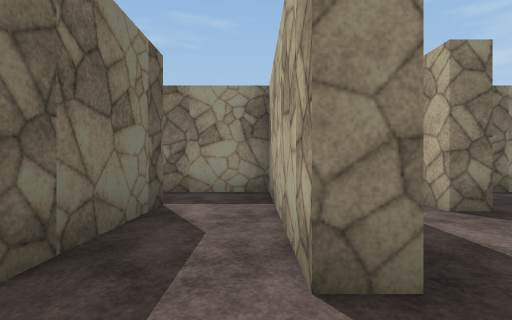
View 1 (above)

24 first-person views from a walk through a Unity game level. The camera is 1.2 m above the floor, looks level and sees 85° across. The floor is counted in squares, 2 m on a side. Each view is taken from the middle of a square. On the plan, view 1 faces up. The plan holds only what a view shows up to about 9 squares ahead; the rest is blank. The place goes on beyond the plan. The player is left out. Surface patterns are stand-ins for the level's own textures.

View 2
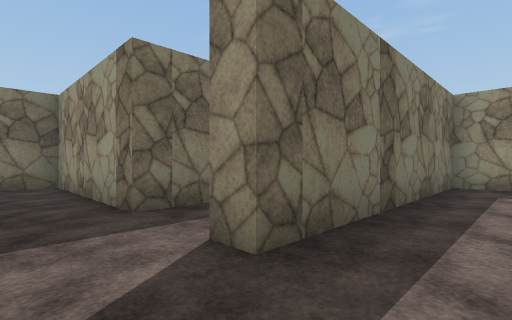

View 3
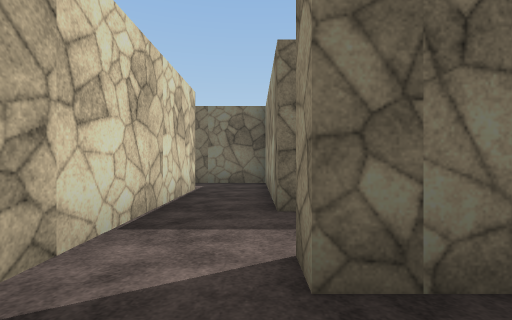

View 4
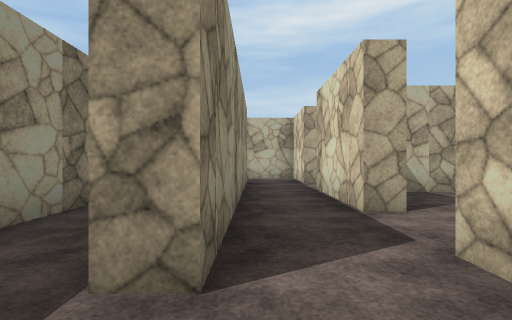

View 5
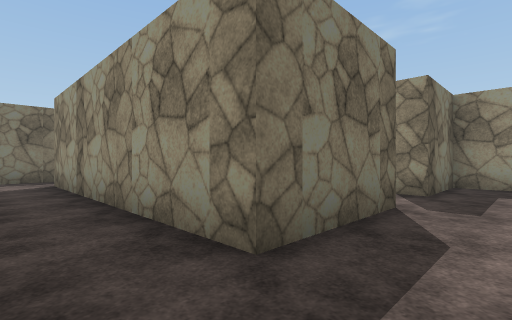

View 6
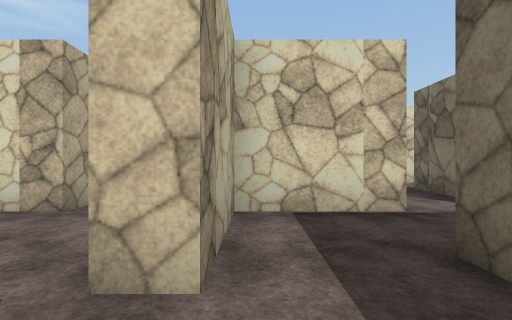

View 7
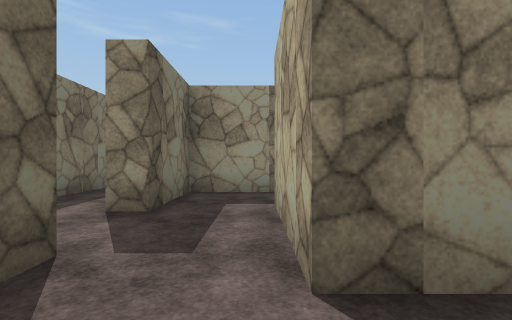

View 8
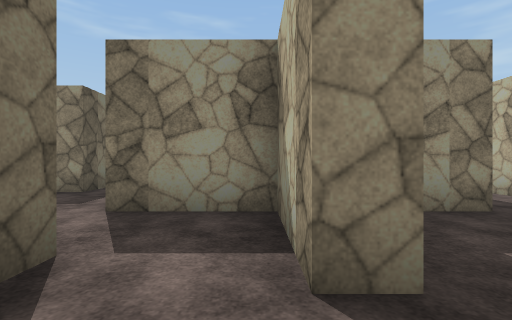

View 9
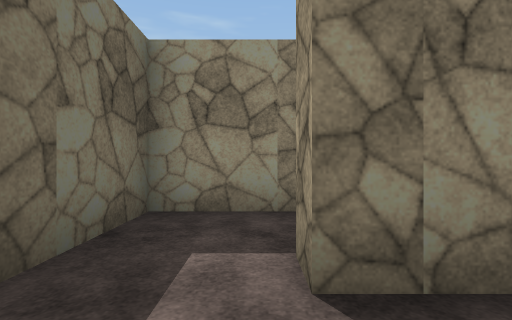

View 10
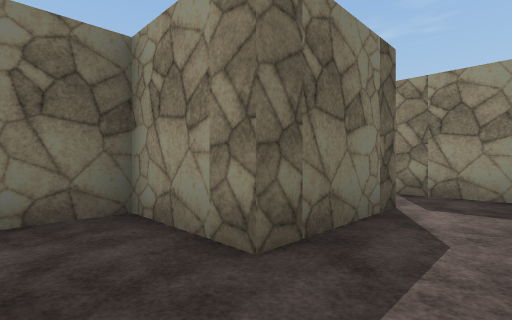

View 11
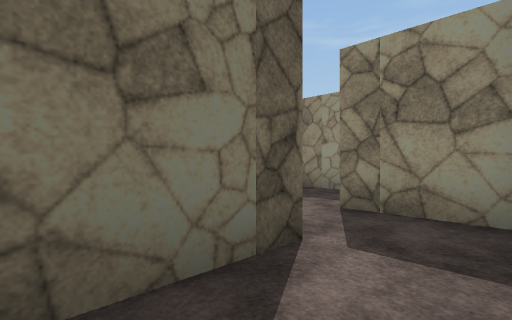

View 12
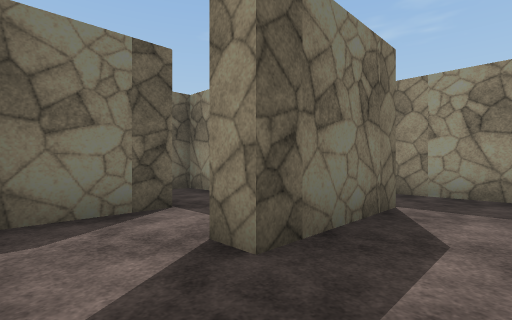

View 13
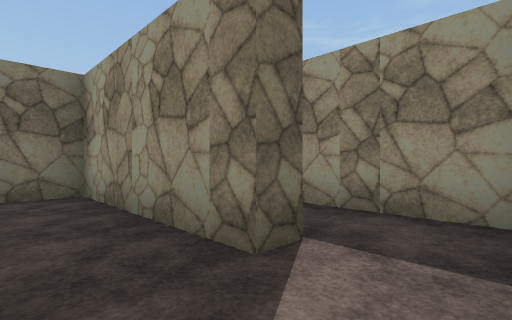

View 14
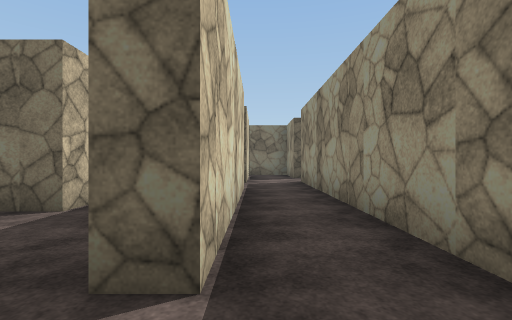

View 15
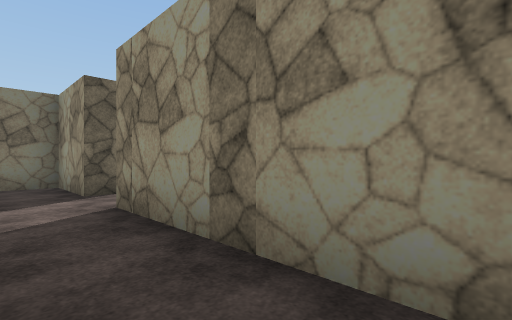

View 16
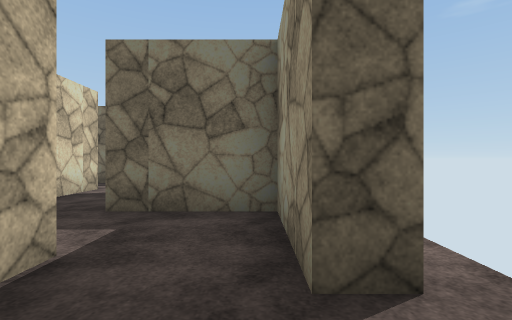

View 17
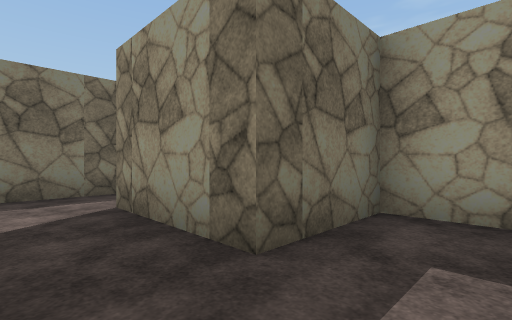

View 18
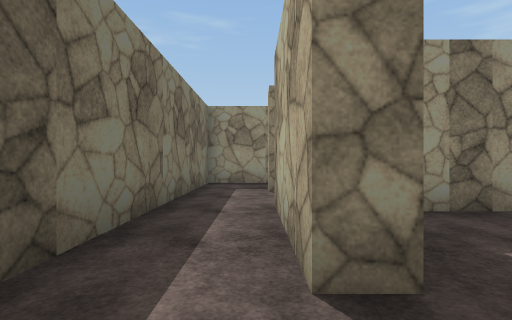

View 19
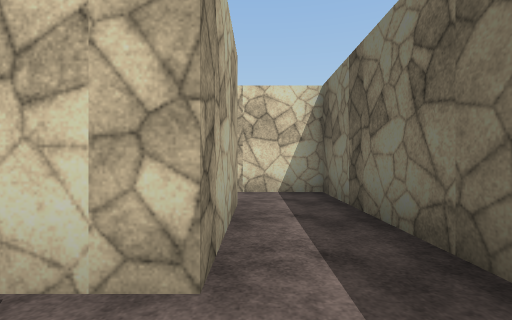

View 20
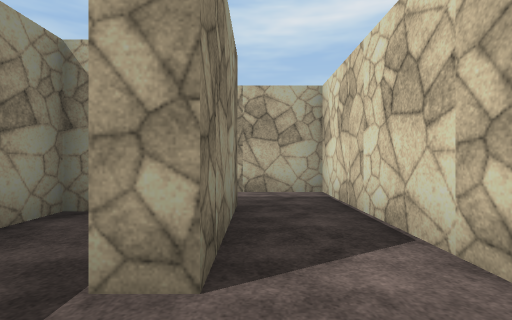

View 21
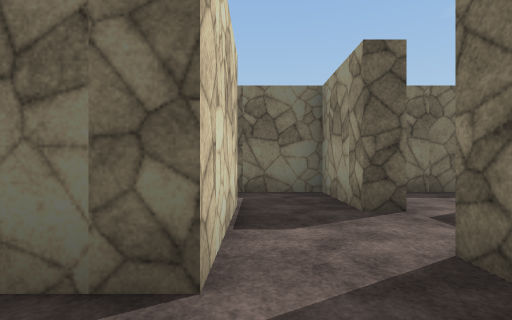

View 22
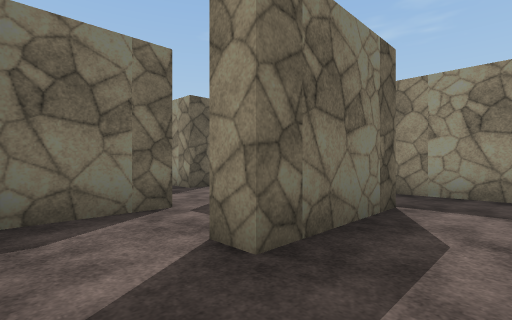

View 23
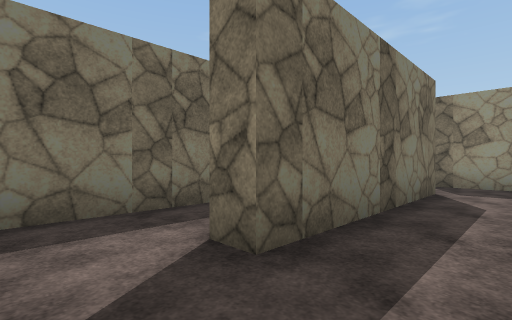

View 24
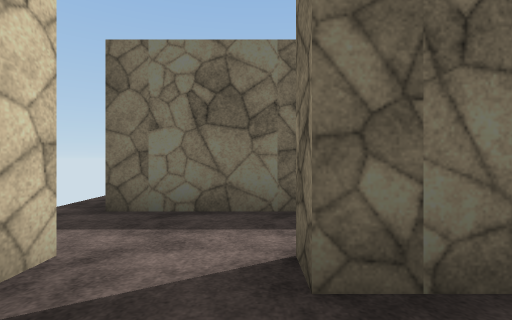

### Floor plan
Key: @ floor where view 1 was taken; # wall or solid block; . floor; O other object.
Columns run from 6 left of view 1 to 11 right of it. Each row starts with its distance up from view 1.
 10    O  .O O O O O
  9 #######..########
  8 #O.O.O.O.O.O.O.O.
  7 #..##O.##  ####..
  6 #O.O.O.O.  O.O.O.
  5 #..#####.#####.##
  4 #O.O.O.O.O.O.O.O.
  3 #... #.#...#...#.#
  2 #..O O.O.O.O...O.
  1 #####O...#.####O.
  0 #O.O.O@O.O.O.O.O.
 -1 #..######O.#...#
 -2 #..O.O.O.O.O.O.
 -3 ###..###.###.#
 -4 #O.O.O.O.O.O.
 -5    ###...#...
 -6       ...O.O.
 -7       #  O.

Positions as (right, up) in squares from view 1, and headings:
1: (0, 0), facing up
2: (2, 0), facing up-left
3: (2, 1), facing left
4: (-5, -1), facing right
5: (4, -2), facing up-left
6: (4, 1), facing down
7: (4, 0), facing up
8: (6, -2), facing up
9: (8, -2), facing up
10: (10, 0), facing up-left
11: (10, 2), facing up-left
12: (8, 2), facing up-left
13: (10, 6), facing up-left
14: (10, 8), facing left
15: (6, 8), facing up-left
16: (2, 9), facing left
17: (0, 6), facing up-left
18: (-4, 2), facing up
19: (-4, 7), facing down
20: (-5, 7), facing right
21: (0, -4), facing left
22: (2, -6), facing up-left
23: (6, -6), facing up-left
24: (6, -5), facing left
